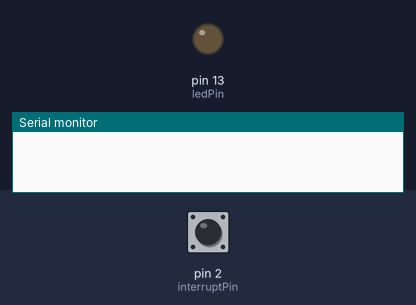
The program below on a simulated Arduino Uno, built with avr-gcc and run on an emulated ATmega328P. On the bench: output pins drawn as LEDs (lit = HIGH), the last lines printed to the serial monitor. The test bench sets the inputs (shaded band); at power-on: pin 2 (interruptPin) HIGH.

Above: at 1.2 s.
1.3 s: pin 2 (interruptPin) pulled LOW for 0.15 s
At 2.6 s:
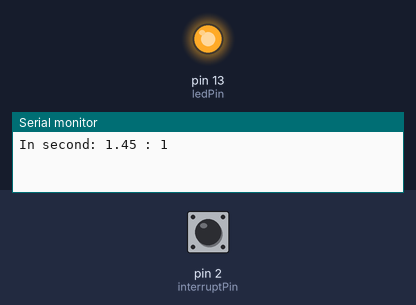
2.9 s: pin 2 (interruptPin) pulled LOW for 1 s
At 5.1 s:
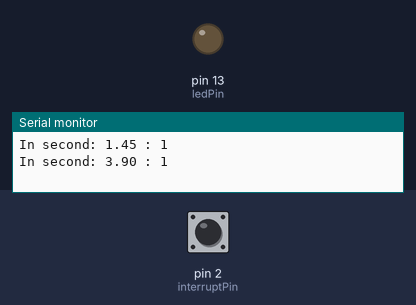
5.4 s: pin 2 (interruptPin) pulled LOW for 3.2 s
At 9.9 s:
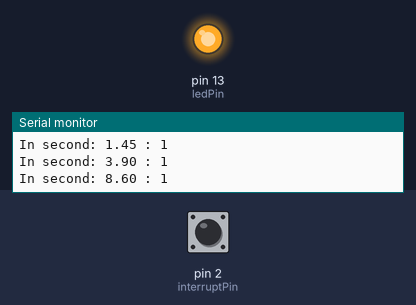
Timing chart, 0 to 11.4 s (numbered marks = the images above; inputs shaded):
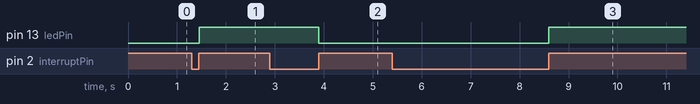

Measured:
- after the input at 1.3 s, pin 13 (ledPin): LOW → HIGH after 0.15 s
- after the input at 2.9 s, pin 13 (ledPin): HIGH → LOW after 1.0 s
- after the input at 5.4 s, pin 13 (ledPin): LOW → HIGH after 3.2 s

The program:

main.cpp
```cpp
/*
* This code tested (and worked) with XYC-WB-ВС Moving Sensor
* For work this sensor connect
* (+) on sensor - to 5V on Arduino
* (-) on sensor - to GND on Arduino
* (Data or Output) on sensor - to digital pin 2 on Arduino
*/

#include <Arduino.h>

const byte ledPin = 13;
const byte interruptPin = 2;
volatile byte state = LOW;
volatile float time = 0;

void blink_rising()
{
  if (state == LOW)
  {
    state = HIGH;
  }
  else
  {
    state = LOW;
  }
  time = millis();
  if (time >= 60000)
  {
    Serial.print("In minute: ");
    time = time / 60000;
  }
  else
  {
    Serial.print("In second: ");
    time = time / 1000;
  }

  Serial.print(time);
  Serial.print(" : ");
  Serial.println(digitalRead(interruptPin));
}

void setup()
{
  pinMode(ledPin, OUTPUT);
  pinMode(interruptPin, INPUT_PULLUP);
  attachInterrupt(digitalPinToInterrupt(interruptPin), blink_rising, RISING);
  Serial.begin(9600);
}

void loop()
{
  digitalWrite(ledPin, state);
}
```
